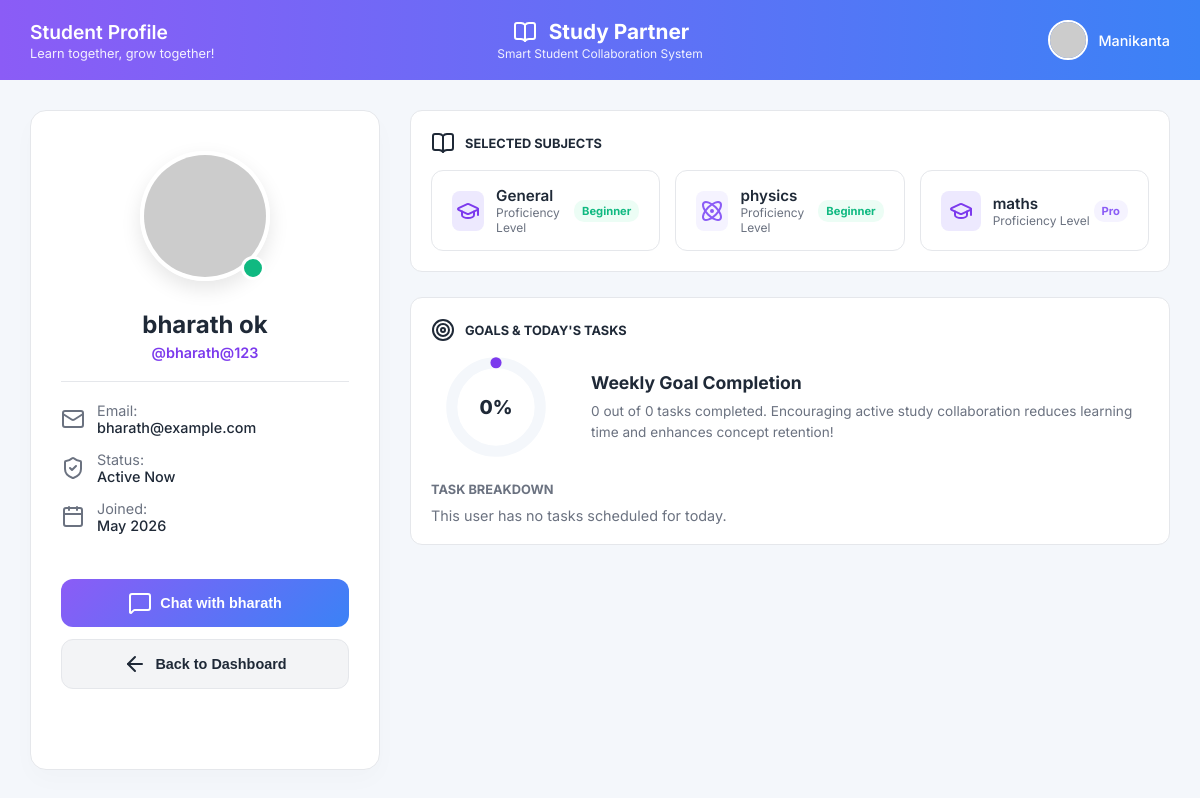
Page /profile/bharath@123/ (signed in) on the committed database.
### main/models.py (models this page shows, shortened)
class Profile(models.Model):
    LEVEL_CHOICES = (
        ('beginner', 'Beginner'),
        ('intermediate', 'Intermediate'),
        ('pro', 'Pro'),
    )
    user = models.OneToOneField(User, on_delete=models.CASCADE, related_name='profile')
    is_online = models.BooleanField(default=False)

class SubjectSelection(models.Model):
    student = models.ForeignKey(Profile, on_delete=models.CASCADE, related_name='subject_selections')
    subject = models.ForeignKey(Subject, on_delete=models.CASCADE)
    level = models.CharField(max_length=20, choices=Profile.LEVEL_CHOICES, default='beginner')

class Subject(models.Model):
    name = models.CharField(max_length=100)

### main/views.py (the view)
# urls.py: path('profile/<str:username>/', views.profile_view, name='profile'),
@login_required
def profile_view(request, username):
    from django.shortcuts import get_object_or_404
    target_user = get_object_or_404(User, username=username)
    target_profile, _ = Profile.objects.get_or_create(user=target_user)
    subject_selections = target_profile.subject_selections.all()
    tasks = Task.objects.filter(user=target_user)
    completed_tasks = tasks.filter(completed=True).count()
    total_tasks = tasks.count()
    task_progress = int((completed_tasks / total_tasks * 100)) if total_tasks > 0 else 0
    context = {
        'target_user': target_user,
        'target_profile': target_profile,
        'subject_selections': subject_selections,
        'tasks': tasks,
        'task_progress': task_progress,
        'total_tasks': total_tasks,
        'completed_tasks': completed_tasks,
    }
    return render(request, 'main/profile.html', context)

### templates/main/profile.html (shortened to what this page needs)
<!DOCTYPE html>
<html lang="en">
<head>
    {% load static %}
    <link rel="stylesheet" href="{% static 'css/style.css' %}">
</head>
<body>
    <div class="app-container">
        <header class="header">
            <div class="header-left">
                <div class="user-info">
                    <h2>Student Profile</h2>
                    <p>Learn together, grow together!</p>
                </div>
            </div>
            <div class="header-center">
                <div class="header-center-top">
                    <i data-lucide="book-open" style="width: 28px; color: white;"></i>
                    <h1>Study Partner</h1>
                </div>
                <p>Smart Student Collaboration System</p>
            </div>
            <div class="header-right">
                <div class="profile-menu" onclick="window.location.href='/dashboard/'" style="cursor: pointer;">
                    <img src="https://ui-avatars.com/api/?name={{ user.first_name|default:'Manikanta' }}&background=6366f1&color=fff" alt="Avatar">
                    <span>{{ user.first_name|default:"Manikanta" }}</span>
                </div>
            </div>
        </header>
        <div class="main-content" style="overflow-y: auto;">
            <div class="profile-container">
                <div class="profile-left-card">
                    <div class="avatar-container">
                        <img src="https://ui-avatars.com/api/?name={{ target_user.first_name }}+{{ target_user.last_name }}&background=random&size=120" class="large-avatar" alt="Avatar">
                        <div class="status-ring {% if target_profile.is_online %}status-online{% else %}status-offline{% endif %}"></div>
                    </div>
                    <h2 class="profile-name">{{ target_user.first_name }} {{ target_user.last_name }}</h2>
                    <p class="profile-username">@{{ target_user.username }}</p>
                    <div class="profile-details-list">
                        <div class="profile-detail-item">
                            <i data-lucide="mail"></i>
                            <div>Email: <br><span>{{ target_user.email|default:"Not shared" }}</span></div>
                        </div>
                        <div class="profile-detail-item">
                            <i data-lucide="shield-check"></i>
                            <div>Status: <br><span>{% if target_profile.is_online %}Active Now{% else %}Offline{% endif %}</span></div>
                        </div>
                        <div class="profile-detail-item">
                            <i data-lucide="calendar"></i>
                            <div>Joined: <br><span>{{ target_user.date_joined|date:"M Y" }}</span></div>
                        </div>
                    </div>
                    <div class="action-buttons">
                        <button class="btn-full btn-chat" onclick="window.location.href='/dashboard/?chat_with={{ target_user.username }}'">
                            <i data-lucide="message-square"></i> Chat with {{ target_user.first_name|default:target_user.username }}
                        </button>
                        <button class="btn-full btn-back" onclick="window.location.href='/dashboard/'">
                            <i data-lucide="arrow-left"></i> Back to Dashboard
                        </button>
                    </div>
                </div>
                <div class="profile-right-content">
                    <div class="card">
                        <h2 class="card-title"><i data-lucide="book-open"></i> Selected Subjects</h2>
                        {% if subject_selections %}
                            <div class="subjects-grid">
                                {% for sel in subject_selections %}
                                    <div class="subject-card">
                                        <div class="subject-card-left">
                                            <div class="subj-icon" style="
                                                {% if sel.subject.name|lower == 'mathematics' %}
                                                    background: var(--bg-math); color: var(--c-math);
                                                {% elif sel.subject.name|lower == 'physics' %}
                                                    background: var(--bg-phy); color: var(--c-phy);
                                                {% elif sel.subject.name|lower == 'chemistry' %}
                                                    background: var(--bg-chem); color: var(--c-chem);
                                                {% elif sel.subject.name|lower == 'biology' %}
                                                    background: var(--bg-bio); color: var(--c-bio);
                                                {% elif sel.subject.name|lower == 'economics' %}
                                                    background: var(--bg-eco); color: var(--c-eco);
                                                {% elif sel.subject.name|lower == 'zoology' %}
                                                    background: var(--bg-zoo); color: var(--c-zoo);
                                                {% else %}
                                                    background: var(--primary-light); color: var(--primary);
                                                {% endif %}
                                            ">
                                                <i data-lucide="
                                                    {% if sel.subject.name|lower == 'mathematics' %}calculator
                                                    {% elif sel.subject.name|lower == 'physics' %}atom
                                                    {% elif sel.subject.name|lower == 'chemistry' %}flask-conical
                                                    {% elif sel.subject.name|lower == 'biology' %}dna
                                                    {% elif sel.subject.name|lower == 'economics' %}line-chart
                                                    {% elif sel.subject.name|lower == 'zoology' %}bug
                                                    {% else %}graduation-cap{% endif %}
                                                "></i>
                                            </div>
                                            <div class="subj-details">
                                                <h4>{{ sel.subject.name }}</h4>
                                                <p>Proficiency Level</p>
                                            </div>
                                        </div>
                                        <span class="level-badge" style="
                                            {% if sel.level == 'pro' %}
                                                background: var(--bg-phy); color: var(--c-phy);
                                            {% elif sel.level == 'intermediate' %}
                                                background: var(--bg-math); color: var(--c-math);
                                            {% else %}
                                                background: var(--bg-chem); color: var(--c-chem);
                                            {% endif %}
                                        ">{{ sel.level }}</span>
                                    </div>
                                {% endfor %}
                            </div>
                        {% else %}
                            <p style="color: var(--text-muted); font-size: 0.9rem; margin-top: 10px;">This user has not selected any specific study subjects yet.</p>
                        {% endif %}
                    </div>
                    <div class="card">
                        <h2 class="card-title"><i data-lucide="target"></i> Goals & Today's Tasks</h2>
                        <div class="tracker-card" style="margin-bottom: 25px;">
                            <div class="tracker-left" style="min-width: 130px;">
                                <div class="circ-chart">
                                    <svg viewBox="0 0 36 36">
                                        <path class="bg" d="M18 2.0845 a 15.9155 15.9155 0 0 1 0 31.831 a 15.9155 15.9155 0 0 1 0 -31.831" />
                                        <path class="fill" stroke-dasharray="{{ task_progress }}, 100" d="M18 2.0845 a 15.9155 15.9155 0 0 1 0 31.831 a 15.9155 15.9155 0 0 1 0 -31.831" />
                                    </svg>
                                    <div class="text" style="font-size: 1.2rem;">{{ task_progress }}%</div>
                                </div>
                            </div>
                            <div class="progress-desc">
                                <h3>Weekly Goal Completion</h3>
                                <p>{{ completed_tasks }} out of {{ total_tasks }} tasks completed. Encouraging active study collaboration reduces learning time and enhances concept retention!</p>
                            </div>
                        </div>
                        <h3 class="sidebar-group-title" style="padding: 0; font-size: 0.8rem;">Task Breakdown</h3>
                        {% if tasks %}
                            <div class="tasks-profile-list">
                                {% for task in tasks %}
                                    <div class="task-profile-item">
                                        <div class="task-profile-left">
                                            <i data-lucide="{% if task.completed %}check-circle-2{% else %}circle{% endif %}" style="width: 18px; color: {% if task.completed %}var(--status-completed){% else %}var(--text-muted){% endif %};"></i>
                                            <span class="task-profile-title {% if task.completed %}completed{% endif %}">{{ task.title }}</span>
                                        </div>
                                        <span class="status-pill {% if task.completed %}completed{% else %}pending{% endif %}">
                                            {% if task.completed %}Completed{% else %}Pending{% endif %}
                                        </span>
                                    </div>
                                {% endfor %}
                            </div>
                        {% else %}
                            <p style="color: var(--text-muted); font-size: 0.9rem; margin-top: 10px;">This user has no tasks scheduled for today.</p>
                        {% endif %}
                    </div>
                </div>
            </div>
        </div>
    </div>
</body>
</html>

### static/css/style.css (style rules this page uses)
:root { --primary: #7c3aed; --primary-light: #ede9fe; --secondary: #3b82f6; --secondary-light: #eff6ff; --bg-main: #f4f7fb; --bg-card: #ffffff; --text-main: #1f2937; --text-muted: #6b7280; --border: #e5e7eb; --c-math: #3b82f6; --bg-math: #eff6ff; --c-phy: #8b5cf6; --bg-phy: #f5f3ff; --c-chem: #10b981; --bg-chem: #ecfdf5; --c-bio: #f43f5e; --bg-bio: #fff1f2; --c-eco: #f59e0b; --bg-eco: #fffbeb; --c-zoo: #06b6d4; --bg-zoo: #ecfeff; --status-high: #ef4444; --status-medium: #f59e0b; --status-low: #3b82f6; --status-completed: #10b981; --radius-lg: 16px; --radius-md: 12px; --radius-sm: 8px; }
* { margin: 0; padding: 0; box-sizing: border-box; }
body { font-family: 'Inter', system-ui, -apple-system, sans-serif; background-color: var(--bg-main); color: var(--text-main); height: 100vh; overflow: hidden; }
.app-container { display: flex; flex-direction: column; height: 100vh; }
.header { height: 80px; background: linear-gradient(to right, #8b5cf6, #3b82f6); color: white; display: flex; align-items: center; justify-content: space-between; padding: 0 30px; z-index: 100; }
.header-left { display: flex; align-items: center; gap: 20px; flex: 1; }
.header-left .user-info h2 { font-size: 1.2rem; font-weight: 600; }
.header-left .user-info p { font-size: 0.8rem; opacity: 0.9; margin-top: 2px; }
.header-center { display: flex; flex-direction: column; align-items: center; justify-content: center; flex: 1; }
.header-center-top { display: flex; align-items: center; gap: 10px; }
.header-center-top h1 { font-size: 1.3rem; font-weight: 700; }
.header-center p { font-size: 0.75rem; opacity: 0.9; margin-top: 2px; }
.header-right { display: flex; align-items: center; justify-content: flex-end; gap: 25px; flex: 1; }
.profile-menu { display: flex; align-items: center; gap: 10px; cursor: pointer; }
.profile-menu img { width: 40px; height: 40px; border-radius: 50%; border: 2px solid white; }
.profile-menu span { font-size: 0.9rem; font-weight: 500; }
.main-content { display: flex; flex: 1; overflow: hidden; padding: 20px; gap: 20px; }
.card { background: var(--bg-card); border-radius: var(--radius-md); border: 1px solid var(--border); padding: 20px; }
.card-title { font-size: 0.8rem; font-weight: 700; color: var(--text-main); text-transform: uppercase; display: flex; align-items: center; gap: 10px; margin-bottom: 15px; }
.sidebar-group-title { font-size: 0.75rem; font-weight: 700; color: var(--text-muted); text-transform: uppercase; margin-bottom: 10px; padding: 0 10px; }
.tracker-card { display: flex; align-items: center; gap: 30px; }
.tracker-left { display: flex; flex-direction: column; align-items: center; min-width: 150px; }
.circ-chart { width: 100px; height: 100px; position: relative; }
.circ-chart svg { width: 100%; height: 100%; }
.circ-chart .text { position: absolute; top: 50%; left: 50%; transform: translate(-50%, -50%); font-size: 1.4rem; font-weight: 800; color: var(--text-main); }

### rows in the picture
SubjectSelection: subject.name "General", level "Beginner"
SubjectSelection: subject.name "physics", level "Beginner"
SubjectSelection: subject.name "maths", level "Pro"

### other values in the picture
{{ user.first_name|default:"Manikanta" }} "Manikanta"
{{ target_user.first_name }} "bharath"
{{ target_user.last_name }} "ok"
{{ target_user.username }} "bharath@123"
{{ target_user.email|default:"Not shared" }} "bharath@example.com"
{{ target_user.date_joined|date:"M Y" }} "May 2026"
{{ target_user.first_name|default:target_user.username }} "bharath"
{{ task_progress }} "0"
{{ completed_tasks }} "0"
{{ total_tasks }} "0"
